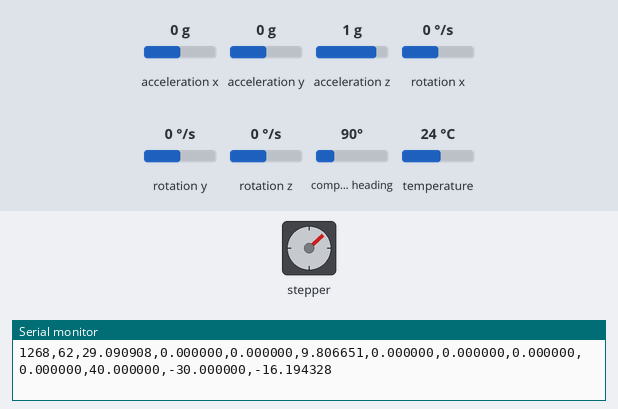
This sketch was run on a simulated Arduino Uno, built with avr-gcc and run on an emulated ATmega328P. Shown: stepper motor, the last lines printed to the serial monitor. Wiring (inferred from the names in the program): MPU-6050 motion sensor at I2C address 0x68. Inputs (shaded band) come from the test bench; at power-on: acceleration x 0 g, acceleration y 0 g, acceleration z 1 g, rotation x 0 °/s, rotation y 0 °/s, rotation z 0 °/s, compass heading 90°, temperature 24 °C. Stepper angles assume 456 steps per turn.

Above: at 2.29 s.
2.3 s: acceleration x set to -1.4 g
At 2.69 s:
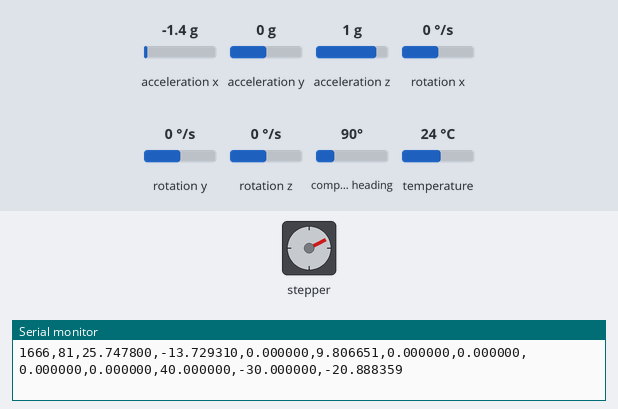
5.3 s: acceleration y set to -1.4 g
At 5.49 s:
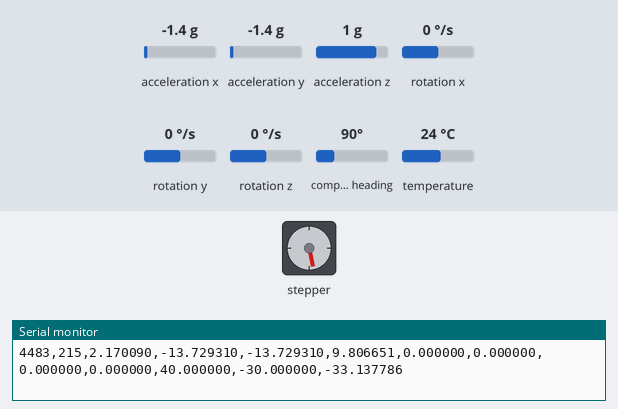
8.3 s: acceleration z set to 0.1 g
At 10.62 s:
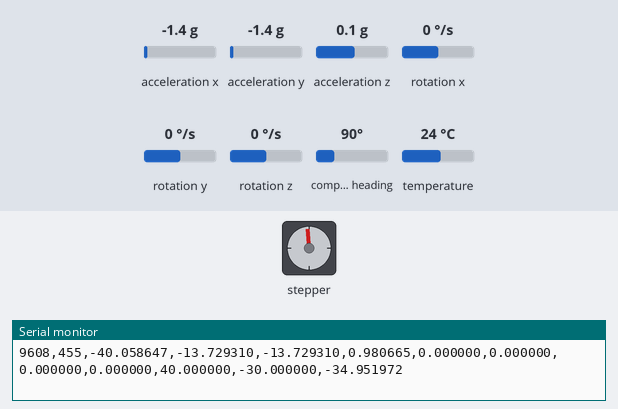
11.3 s: acceleration z set to -0.2 g
Timing chart, 0 to 15.3 s (numbered marks = the images above; inputs shaded):
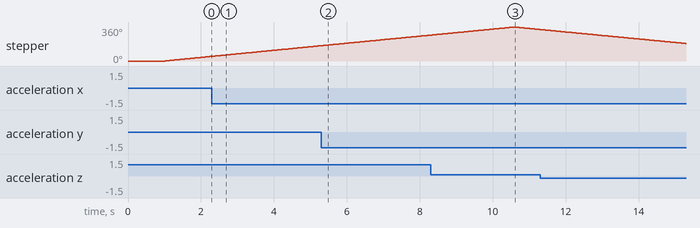

The sketch:

yaw_code.ino
```cpp
#include <Wire.h>
#include <Adafruit_MPU6050.h>
#include <Adafruit_Sensor.h>
#include <Adafruit_HMC5883_U.h>
#include <Stepper.h>

// --- MPU6050 Setup ---
Adafruit_MPU6050 mpu;

// --- Magnetometer Setup ---
Adafruit_HMC5883_Unified mag = Adafruit_HMC5883_Unified(12345);

// --- Stepper Setup ---
const int steps_per_revolution = 456;
const float angle_per_step = 360.0 / 2046;
const float start_angle = 40.0;
Stepper my_stepper(steps_per_revolution, 8, 10, 9, 11);

unsigned long startTime;
int stepCount = 0;
int steps = 1;

int rpm = 17;
int delay_between_steps;

float prevYaw = 138;
float alpha = 0.985;
unsigned long prevTime = 0;

void setup() {
  Serial.begin(115200);
  while (!Serial);

  Wire.begin();
  Wire.setClock(100000);

  Wire.beginTransmission(0x68);
  Wire.write(0x6B);
  Wire.write(0x00);
  Wire.endTransmission(true);

  if (!mpu.begin(0x68)) {
    Serial.println("MPU6050 init failed");
  } else {
    Serial.println("MPU6050 initialized");
  }

  mpu.setAccelerometerRange(MPU6050_RANGE_2_G);
  mpu.setGyroRange(MPU6050_RANGE_250_DEG);
  mpu.setFilterBandwidth(MPU6050_BAND_21_HZ);

  if (!mag.begin()) {
    Serial.println("HMC5883L magnetometer init failed. Check wiring.");
  } else {
    Serial.println("HMC5883L magnetometer initialized.");
  }

  delay(1000);
  delay_between_steps = 60000 / (rpm * steps_per_revolution);

  // Print header
  Serial.println("Time(ms),Step,Angle,ax,ay,az,gx,gy,gz,Pitch,Roll,magX,magY,magZ,Yaw");

  startTime = millis();
  prevTime = startTime;
}

void loop() {
  // --- Stepper control ---
  if (stepCount >= 456) steps = -1;
  if (stepCount <= 0)   steps = 1;
  my_stepper.step(steps);
  stepCount += steps;

  float currentAngle = start_angle - stepCount * angle_per_step;

  // --- Read sensor data ---
  sensors_event_t a, g, t;
  mpu.getEvent(&a, &g, &t);

  float ax = a.acceleration.x;
  float ay = a.acceleration.y;
  float az = a.acceleration.z;
  float gx = g.gyro.x;
  float gy = g.gyro.y;
  float gz = g.gyro.z;

  sensors_event_t mag_event;
  float mx = 0, my = 0, mz = 0;
  if (mag.getEvent(&mag_event)) {
    mx = mag_event.magnetic.x;
    my = mag_event.magnetic.y;
    mz = mag_event.magnetic.z;
  }

  // --- Time and delta time ---
  unsigned long now = millis();
  float dt = (now - prevTime) / 1000.0;
  prevTime = now;

  // --- Complementary filter for Yaw ---
  float yaw_mag = atan2(my, mx) * (180.0 / PI);

  float gz_deg = gz * (180.0 / PI);
  if (yaw_mag < 0) yaw_mag += 360;
  float yaw_gyro = prevYaw + gz_deg * dt;
  float yaw = alpha * yaw_gyro + (1 - alpha) * yaw_mag;
  prevYaw = yaw;
  yaw-=125.0;
  // --- Print all data including yaw ---
  Serial.print(now - startTime); Serial.print(",");
  Serial.print(stepCount); Serial.print(",");
  Serial.print(currentAngle, 6); Serial.print(",");
  Serial.print(ax, 6); Serial.print(",");
  Serial.print(ay, 6); Serial.print(",");
  Serial.print(az, 6); Serial.print(",");
  Serial.print(gx, 6); Serial.print(",");
  Serial.print(gy, 6); Serial.print(",");
  Serial.print(gz, 6); Serial.print(",");
  Serial.print(mx, 6); Serial.print(",");
  Serial.print(my, 6); Serial.print(",");
  Serial.print(mz, 6); Serial.print(",");
  Serial.println(yaw, 6);

  delay(delay_between_steps);
}
```
